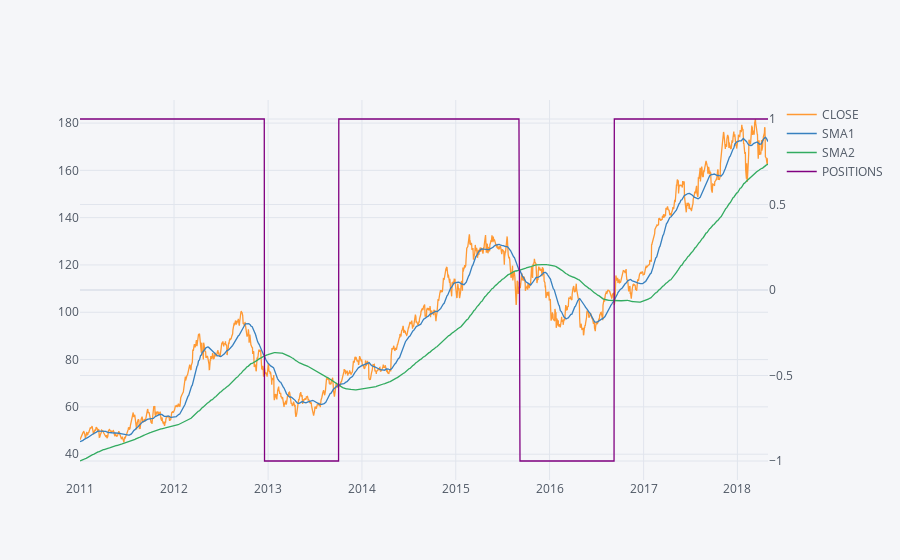

The notebook cell this image was saved under:
### Code cell
data.iplot(secondary_y = 'POSITIONS')

### Figure 1 — Plotly figure (JSON) as saved in the notebook; plotly's stock layout.template omitted (floating-point values rounded to 4 significant figures; data arrays with more than 128 entries replaced by an {"elided": "..."} marker saying what was removed)
{"data": [{"line": {"color": "rgba(255, 153, 51, 1.0)", "dash": "solid", "shape": "linear", "width": 1.3}, "mode": "lines", "name": "CLOSE", "text": "", "type": "scatter", "x": {"elided": "1844 str values"}, "y": {"elided": "1844 float values"}}, {"line": {"color": "rgba(55, 128, 191, 1.0)", "dash": "solid", "shape": "linear", "width": 1.3}, "mode": "lines", "name": "SMA1", "text": "", "type": "scatter", "x": {"elided": "1844 str values"}, "y": {"elided": "1844 float values"}}, {"line": {"color": "rgba(50, 171, 96, 1.0)", "dash": "solid", "shape": "linear", "width": 1.3}, "mode": "lines", "name": "SMA2", "text": "", "type": "scatter", "x": {"elided": "1844 str values"}, "y": {"elided": "1844 float values"}}, {"line": {"color": "rgba(128, 0, 128, 1.0)", "dash": "solid", "shape": "linear", "width": 1.3}, "mode": "lines", "name": "POSITIONS", "text": "", "type": "scatter", "x": {"elided": "1844 str values"}, "xaxis": "x", "y": {"elided": "1844 int values"}, "yaxis": "y2"}], "layout": {"legend": {"bgcolor": "#F5F6F9", "font": {"color": "#4D5663"}}, "paper_bgcolor": "#F5F6F9", "plot_bgcolor": "#F5F6F9", "title": {"font": {"color": "#4D5663"}}, "xaxis": {"gridcolor": "#E1E5ED", "showgrid": true, "tickfont": {"color": "#4D5663"}, "title": {"font": {"color": "#4D5663"}, "text": ""}, "zerolinecolor": "#E1E5ED"}, "yaxis": {"gridcolor": "#E1E5ED", "showgrid": true, "tickfont": {"color": "#4D5663"}, "title": {"font": {"color": "#4D5663"}, "text": ""}, "zerolinecolor": "#E1E5ED"}, "yaxis2": {"anchor": "x", "gridcolor": "#E1E5ED", "overlaying": "y", "showgrid": true, "side": "right", "tickfont": {"color": "#4D5663"}, "title": {"text": ""}, "zerolinecolor": "#E1E5ED"}}}
